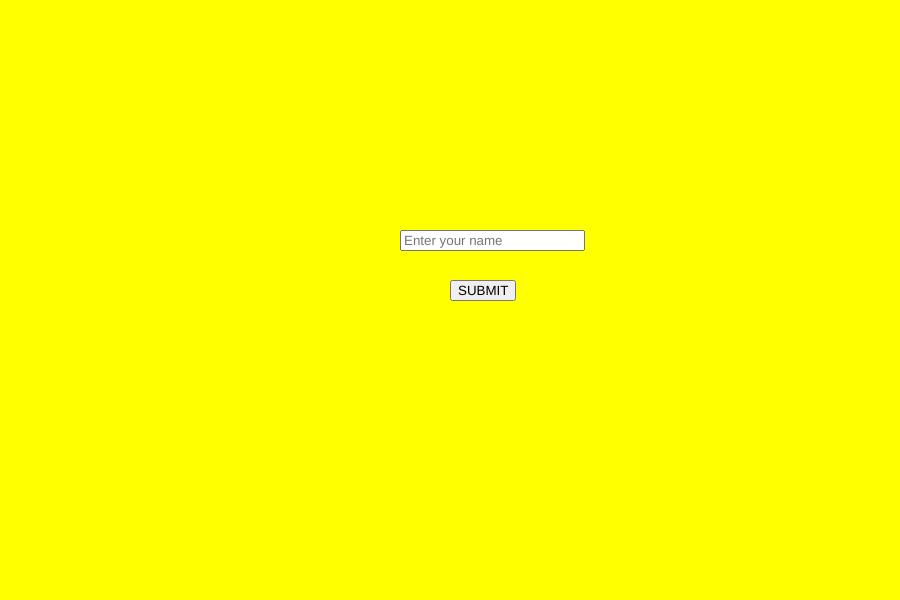
Frame 1 (no input)
Frame 60 (no input): identical to frame 1, image omitted
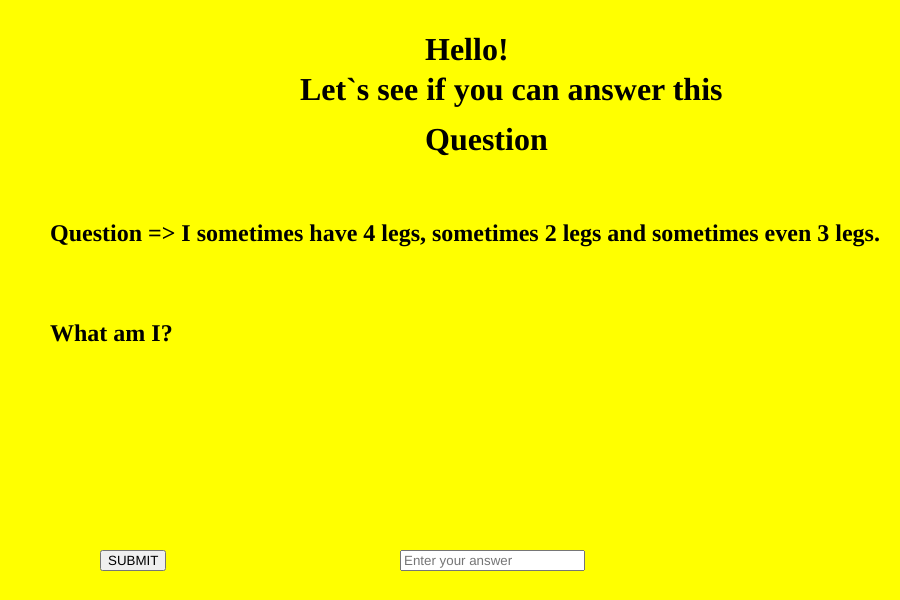
Frame 120 (the mouse pressed at the canvas centre since frame 60)

The p5.js sketch that drew these frames (run headless with seeded random() and noise() and a simulated clock; from frame 60 on, the mouse is pressed at the canvas centre):

// p5.js sketch
// ── sketch.js
var bgImage;

function setup(){
createCanvas(900,600);
input=createInput().attribute("placeholder", "Enter your name ");
input.position(400,230);

bP=createButton("SUBMIT");
bP.position(450,280);
bP.mousePressed(logic);
}

function draw(){
background("Yellow");
}

function logic(){
input.hide();
bP.hide();

H=createElement("h1");
H.html("Hello! "+input.value() );
H.position(425,10);

A=createElement("h1");
A.html("Let`s see if you can answer this ");
A.position(300,50);

B=createElement("h1");
B.html("Question ");
B.position(425,100);

C=createElement("h2");
C.html("Question => I sometimes have 4 legs, sometimes 2 legs and sometimes even 3 legs.");
C.position(50,200);

E=createElement("h2");
E.html("What am I?");
E.position(50,300);

bp=createButton("SUBMIT");
bp.position(100,550);
bp.mousePressed(logic2);

output=createInput().attribute("placeholder", "Enter your answer");
output.position(400,550);
}

function logic2(){
H.hide();

A.hide();

B.hide();

C.hide();

E.hide();

bp.hide();

output.hide();

W=createElement("h1");
W.html("YOUR ANSWER");
W.position(100,100);

Q=createElement("h2");
Q.html("=>"+ output.value());
Q.position(100,150);

S=createElement("h1");
S.html("CORRECT ANSWER");
S.position(100,300);

E=createElement("h2");
E.html("=> Humans");
E.position(100,350);

D=createElement("h4");
D.html("Explanation: When a Child is Born he/she crawls and uses its hands and legs to walk around so it has ");
D.position(50,500);

E=createElement("h4");
E.html("four legs, when the child grows he starts walking on its two legs, when the child becomes old he walks");
E.position(50,520);

F=createElement("h4");
F.html("around witha stick making it 3 legs!!");
F.position(50,540);
}
